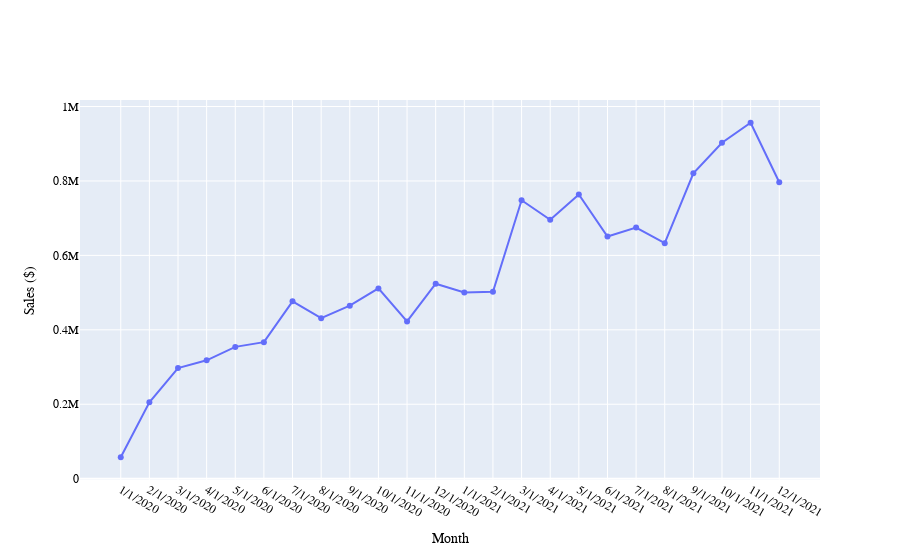

The notebook cell saved with this chart:
### Code cell
x=df.date
y=df.sales
fig = go.Figure()
fig.add_trace(go.Scatter(x=x, y=y, mode='lines+markers'))
             
fig.update_layout(
    ## title="Vitamin Ventures Total Sales - 2020 through 2021",
    xaxis_title="Month",
    yaxis_title="Sales ($)",
    legend_title="Legend Title",
    font=dict(
        family="Courier New, monospace",
        size=12,
        color="Black"),
#xaxis = dict(
 #       tickmode = 'array',
 #      tickvals = [1, 4, 7, 10, 13, 16, 19, 21, 24,27],
 #       ticktext = ['Jan 2020', 'Apr 2020', 'Jul 2020', 'Oct 2020', 'Jan 2021', 'Apr 2021','Jul 2021','Oct 2021']
 #   )
)
    
fig.show()

### Figure 1 — Plotly figure (JSON) as saved in the notebook; plotly's stock layout.template omitted (floating-point values rounded to 4 significant figures)
{"data": [{"mode": "lines+markers", "type": "scatter", "x": ["1/1/2020", "2/1/2020", "3/1/2020", "4/1/2020", "5/1/2020", "6/1/2020", "7/1/2020", "8/1/2020", "9/1/2020", "10/1/2020", "11/1/2020", "12/1/2020", "1/1/2021", "2/1/2021", "3/1/2021", "4/1/2021", "5/1/2021", "6/1/2021", "7/1/2021", "8/1/2021", "9/1/2021", "10/1/2021", "11/1/2021", "12/1/2021"], "y": [57640.0, 205400.0, 297200.0, 318100.0, 354200.0, 366900.0, 476500.0, 431400.0, 464800.0, 511300.0, 422600.0, 523800.0, 500500.0, 502200.0, 748000.0, 695800.0, 763600.0, 650600.0, 674600.0, 632800.0, 820500.0, 902500.0, 956400.0, 796400.0]}], "layout": {"font": {"color": "Black", "family": "Courier New, monospace", "size": 12}, "legend": {"title": {"text": "Legend Title"}}, "xaxis": {"title": {"text": "Month"}}, "yaxis": {"title": {"text": "Sales ($)"}}}}
